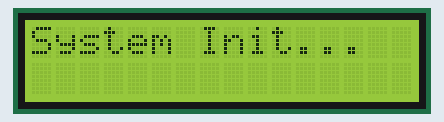
This sketch was run on a simulated ESP32. On the bench: 16×2 character LCD.

Above: at 0.1 s.
At 2.2 s:
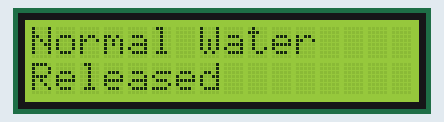
At 10.2 s:
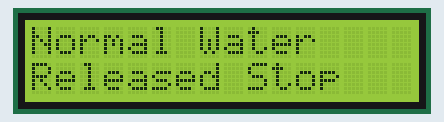
At 12.2 s:
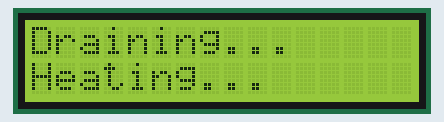
At 20.2 s:
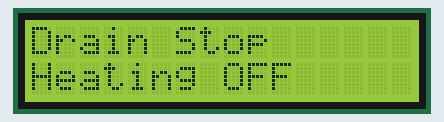
At 32.3 s:
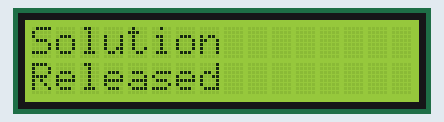

Measured:
- what the display in image 1 shows lasts 8.0 s, from 2.1 s to 10.1 s
- what the display in image 2 shows lasts 2.0 s, from 10.1 s to 12.1 s

The sketch:

autoclean_v2.ino
```cpp
#include <Wire.h>
#include <LiquidCrystal_PCF8574.h>

// Initialize the LCD with the correct I2C address (use 0x27 or 0x3F depending on your module)
LiquidCrystal_PCF8574 lcd(0x27);

void setup() {
  Wire.begin(12,13);            // Start I2C communication
  lcd.begin(16, 2);        // Initialize 16x2 LCD
  lcd.setBacklight(255);   // Turn on LCD backlight
  lcd.setCursor(0, 0);
  lcd.print("System Init...");
  delay(2000);
  lcd.clear();
}

void loop() {
  // Normal Water Released
  lcd.setCursor(0, 0);
  lcd.print("Normal Water");
  lcd.setCursor(0, 1);
  lcd.print("Released      ");
  delay(8000);

  lcd.setCursor(0, 1);
  lcd.print("Released Stop ");
  delay(2000);
  lcd.clear();

  // Draining and Heating
  lcd.setCursor(0, 0);
  lcd.print("Draining...");
  lcd.setCursor(0, 1);
  lcd.print("Heating...");
  delay(8000); // Change as needed for full duration

  lcd.setCursor(0, 0);
  lcd.print("Drain Stop    ");
  lcd.setCursor(0, 1);
  lcd.print("Heating OFF   ");
  delay(2000);
  lcd.clear();

  // Hot Water Released
  lcd.setCursor(0, 0);
  lcd.print("Hot Water");
  lcd.setCursor(0, 1);
  lcd.print("Released      ");
  delay(8000);

  lcd.setCursor(0, 1);
  lcd.print("Released Stop ");
  delay(2000);
  lcd.clear();

  // Solution Released
  lcd.setCursor(0, 0);
  lcd.print("Solution");
  lcd.setCursor(0, 1);
  lcd.print("Released      ");
  delay(8000);

  lcd.setCursor(0, 1);
  lcd.print("Released Stop ");
  delay(2000);
  lcd.clear();

  // Stop the loop
  while (true);
}
```
